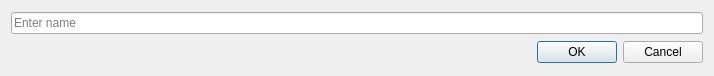
<?xml version="1.0" encoding="UTF-8"?>
<ui version="4.0">
 <class>PlaylistNameDialog</class>
 <widget class="QDialog" name="PlaylistNameDialog">
  <property name="geometry">
   <rect>
    <x>0</x>
    <y>0</y>
    <width>714</width>
    <height>76</height>
   </rect>
  </property>
  <property name="windowTitle">
   <string>Playlist Name</string>
  </property>
  <property name="locale">
   <locale language="English" country="UnitedStates"/>
  </property>
  <layout class="QVBoxLayout" name="verticalLayout">
   <item>
    <widget class="QLineEdit" name="lineEdit">
     <property name="placeholderText">
      <string>Enter name</string>
     </property>
    </widget>
   </item>
   <item>
    <widget class="QDialogButtonBox" name="buttonBox">
     <property name="orientation">
      <enum>Qt::Horizontal</enum>
     </property>
     <property name="standardButtons">
      <set>QDialogButtonBox::Cancel|QDialogButtonBox::Ok</set>
     </property>
    </widget>
   </item>
  </layout>
 </widget>
 <resources/>
 <connections>
  <connection>
   <sender>buttonBox</sender>
   <signal>accepted()</signal>
   <receiver>PlaylistNameDialog</receiver>
   <slot>accept()</slot>
   <hints>
    <hint type="sourcelabel">
     <x>248</x>
     <y>254</y>
    </hint>
    <hint type="destinationlabel">
     <x>157</x>
     <y>274</y>
    </hint>
   </hints>
  </connection>
  <connection>
   <sender>buttonBox</sender>
   <signal>rejected()</signal>
   <receiver>PlaylistNameDialog</receiver>
   <slot>reject()</slot>
   <hints>
    <hint type="sourcelabel">
     <x>316</x>
     <y>260</y>
    </hint>
    <hint type="destinationlabel">
     <x>286</x>
     <y>274</y>
    </hint>
   </hints>
  </connection>
 </connections>
</ui>
